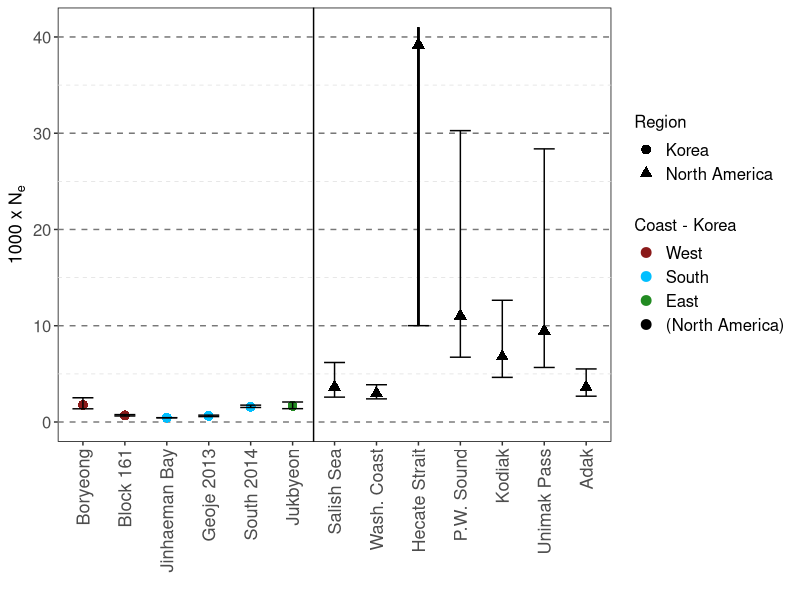
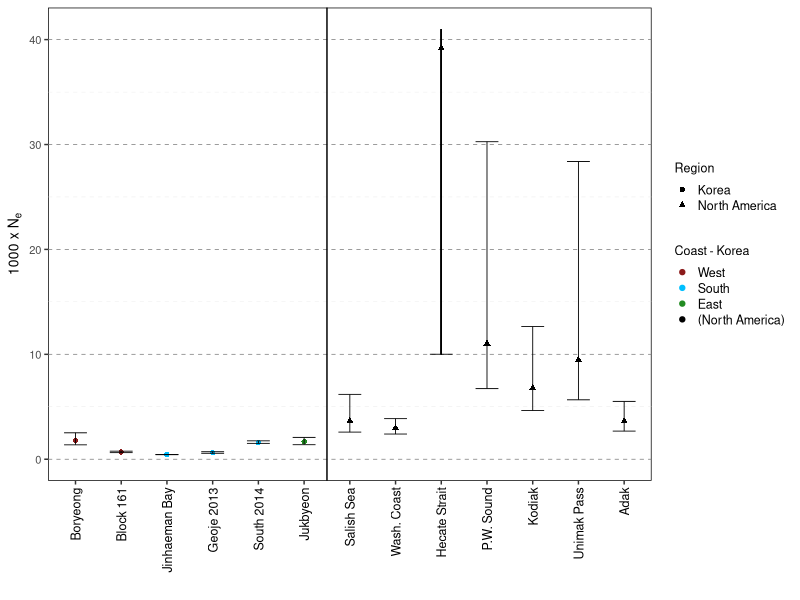

The R script that drew these images, in order:
########### Fisher et al. Fig4 ##############
#
# Compare Pacific cod Ne estimates between Korean and N. American populations
#
# MF 5/9/2018
#
#############################################


# Load Packages -----------------------------------------------------------
library(readr)
library(tidyverse)
library(scales)
library(here)



# Read in Data ------------------------------------------------------------
mydata <- read_delim(here::here('results','pop-size',"Ne_KoreaMAF05_Alaska_corrected_bysite.txt"), "\t")



# Prepare Data for Graph --------------------------------------------------


# filter out individual sites when pooled across coast
plotdat <- mydata %>%
  filter(!(Site %in% c("Pohang", "Namhae"))) %>%
  filter(!(Site_ID %in% c("Geoje 2014","Jinhaeman Dec","Jinhaeman Feb")))


# assign coast designations
plotdat <- mutate(plotdat, coast= ifelse(Population=="North America", "(North America)",
                                         ifelse(Site %in% c('Block 161','Boryeong'), 'West',
                                                ifelse(Site == 'Jukbyeon','East','South'))))


# set infinite upper confidence level to max on graph (just for graphing)
plotdat$Ne1_lower[9] <- 43000

# order / arrange
plotdat$coast <- factor(plotdat$coast, levels=c("West","South","East","(North America)"))
site_order <- c("Boryeong", "Block 161", 
                "Jinhaeman Bay", "Geoje 2013", "South 2014",
                "Jukbyeon",
                "Salish Sea",
                "Wash. Coast", "Hecate Strait",
                "P.W. Sound", "Kodiak",
                "Unimak Pass","Adak")




# Graph Ne ----------------------------------------------------------------

#################### plotting function to squish axis ####################
squish_trans <- function(from, to, factor) {
  
  trans <- function(x) {
    
    # get indices for the relevant regions
    isq <- x > from & x < to
    ito <- x >= to
    
    # apply transformation
    x[isq] <- from + (x[isq] - from)/factor
    x[ito] <- from + (to - from)/factor + (x[ito] - to)
    
    return(x)
  }
  
  inv <- function(x) {
    
    # get indices for the relevant regions
    isq <- x > from & x < from + (to - from)/factor
    ito <- x >= from + (to - from)/factor
    
    # apply transformation
    x[isq] <- from + (x[isq] - from) * factor
    x[ito] <- to + (x[ito] - (from + (to - from)/factor))
    
    return(x)
  }
  
  # return the transformation
  return(trans_new("squished", trans, inv))
}
###########################################################


# save as png
png(here::here('results','Figure4.png'), res=100, height=550,width=600)
ggplot(plotdat, aes(x=factor(Site_ID, levels=site_order), y=Ne1)) +
  geom_point(aes(pch = Population, col=coast), size = 3)+
  geom_errorbar(aes(ymin=Ne1_lower, ymax = Ne1_upper), size = 0.5, width=0.5)+
  geom_segment(aes(x=9,xend=9,y=10007,yend=39188)) +
  geom_segment(aes(x=9,xend=9,y=39188,yend=41000)) +
  ylab(expression("1000 x N"["e"])) +
  xlab("") +
  scale_y_continuous(limits=c(0,41000), breaks = seq(0,40000, 10000), labels = c("0", "10", "20", "30", "40")) +
  scale_color_manual(values=c("firebrick4","deepskyblue","forestgreen",'black'), name="Coast - Korea") +
  scale_shape_manual(name="Region", values=c(16,17)) +
  geom_vline(xintercept=6.5) +
  theme(axis.text.x=element_text(angle=90, hjust = 1, vjust=0.5, size = 13),
        axis.title.y=element_text(size=13),
        axis.text.y=element_text(size = 12),
        legend.key = element_blank(),
        legend.text = element_text(size=12, family="sans"),
        legend.title= element_text(size=12, family="sans"),
        panel.background = element_rect(fill="white",
                                        linetype=1,
                                        color="black"),
        panel.grid.major.y = element_line(colour="grey47", linetype = 2),
        panel.grid.minor.y = element_line(colour="grey87", linetype = 2),
        panel.grid.minor.x = element_blank(),
        panel.grid.major.x = element_blank())
dev.off()



# save as high-res PDF
fig4 <- ggplot(plotdat, aes(x=factor(Site_ID, levels=site_order), y=Ne1)) +
  geom_point(aes(pch = Population, col=coast), size = 1.5)+
  geom_errorbar(aes(ymin=Ne1_lower, ymax = Ne1_upper), size = 0.3, width=0.5)+
  geom_segment(aes(x=9,xend=9,y=10007,yend=39188), size=0.3) +
  geom_segment(aes(x=9,xend=9,y=39188,yend=41000), size=0.3) +
  ylab(expression("1000 x N"["e"])) +
  xlab("") +
  scale_y_continuous(limits=c(0,41000), breaks = seq(0,40000, 10000), labels = c("0", "10", "20", "30", "40")) +
  scale_color_manual(values=c("firebrick4","deepskyblue","forestgreen",'black'), name="Coast - Korea") +
  scale_shape_manual(name="Region", values=c(16,17)) +
  geom_vline(xintercept=6.5) +
  theme(axis.text.x=element_text(angle=90, hjust = 1, vjust=0.5, size = 9, color="black"),
        axis.title.y=element_text(size=10),
        axis.text.y=element_text(size = 8),
        legend.key = element_blank(),
        legend.key.size = unit(0.4, "cm"),
        legend.text = element_text(size=9, family="sans"),
        legend.title= element_text(size=9, family="sans"),
        panel.background = element_rect(fill="white",
                                        linetype=1,
                                        color="black"),
        panel.grid.major.y = element_line(colour="grey47", linetype = 2, size = 0.25),
        panel.grid.minor.y = element_line(colour="grey87", linetype = 2, size = 0.1),
        panel.grid.minor.x = element_blank(),
        panel.grid.major.x = element_blank())
ggsave(here::here('results','Figure4.pdf'), plot=fig4, device="pdf", dpi=600, height=2000,width=2400, units="px")


